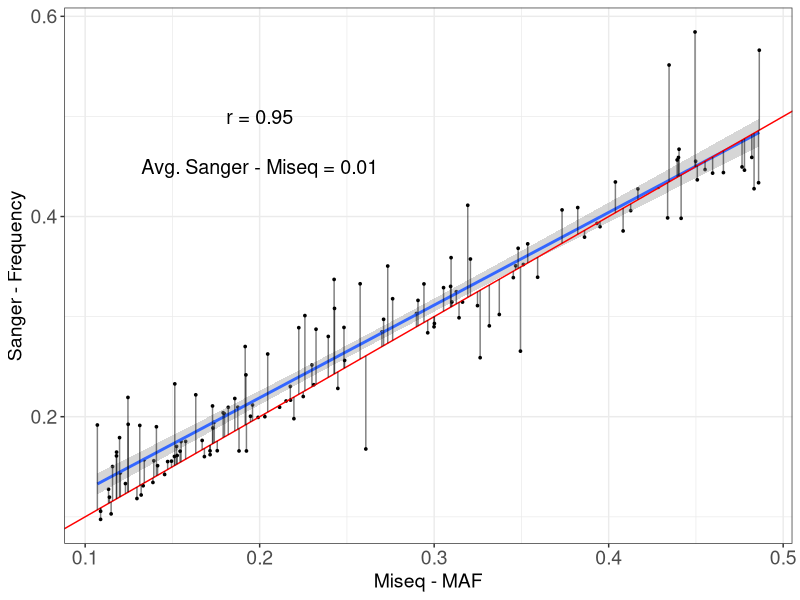

R code for this plot:
## ---- chunk 1
knitr::opts_chunk$set(echo = TRUE)
## ---- chunk 2
library(ggplot2)
library(data.table)
library(here)

## ---- chunk 3

sanger<-read.table(here("Data_files/sanger_miseq_comparison.txt"),
                   header=T,
                   sep="\t")

#calculate correlation b/w sanger and miseq frequency
f.cor<-with(sanger,cor(maf,adjusted_sanger_f))
#calculate average error between sanger and miseq frequency
f.error<-with(sanger,median(maf-adjusted_sanger_f))

cor.plt<-ggplot(sanger,aes(maf,adjusted_sanger_f))+
  geom_point(size=0.6)+
  stat_smooth(method="lm",se=T)+
  geom_abline(intercept=0,slope=1,color="red")+
  theme_bw()+
  labs(x="Miseq - MAF",y="Sanger - Frequency")+
  annotate(geom="text",x=0.2,y=0.5,label="r = 0.95",size=5)+
  annotate(geom="text",x=0.2,y=0.45,label="Avg. Sanger - Miseq = 0.01",size=5)+
  theme(axis.title=element_text(size=14),axis.text=element_text(size=14))+
  geom_segment(aes(x=maf,xend=maf,y=maf,yend=adjusted_sanger_f),alpha=0.5)

cor.plt


